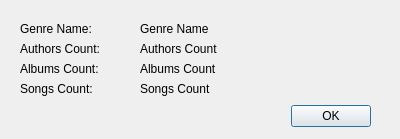
<?xml version="1.0" encoding="UTF-8"?>
<ui version="4.0">
 <class>GenreDiscriber</class>
 <widget class="QDialog" name="GenreDiscriber">
  <property name="geometry">
   <rect>
    <x>0</x>
    <y>0</y>
    <width>400</width>
    <height>139</height>
   </rect>
  </property>
  <property name="windowTitle">
   <string>Genre Information</string>
  </property>
  <widget class="QDialogButtonBox" name="buttonBox">
   <property name="geometry">
    <rect>
     <x>30</x>
     <y>100</y>
     <width>341</width>
     <height>32</height>
    </rect>
   </property>
   <property name="orientation">
    <enum>Qt::Horizontal</enum>
   </property>
   <property name="standardButtons">
    <set>QDialogButtonBox::Ok</set>
   </property>
  </widget>
  <widget class="QLabel" name="label">
   <property name="geometry">
    <rect>
     <x>20</x>
     <y>20</y>
     <width>121</width>
     <height>17</height>
    </rect>
   </property>
   <property name="text">
    <string>Genre Name:</string>
   </property>
  </widget>
  <widget class="QLabel" name="genreName">
   <property name="geometry">
    <rect>
     <x>140</x>
     <y>20</y>
     <width>201</width>
     <height>17</height>
    </rect>
   </property>
   <property name="text">
    <string>Genre Name</string>
   </property>
  </widget>
  <widget class="QLabel" name="label_2">
   <property name="geometry">
    <rect>
     <x>20</x>
     <y>40</y>
     <width>121</width>
     <height>17</height>
    </rect>
   </property>
   <property name="text">
    <string>Authors Count:</string>
   </property>
  </widget>
  <widget class="QLabel" name="authorsCount">
   <property name="geometry">
    <rect>
     <x>140</x>
     <y>40</y>
     <width>151</width>
     <height>17</height>
    </rect>
   </property>
   <property name="text">
    <string>Authors Count</string>
   </property>
  </widget>
  <widget class="QLabel" name="label_4">
   <property name="geometry">
    <rect>
     <x>20</x>
     <y>60</y>
     <width>121</width>
     <height>17</height>
    </rect>
   </property>
   <property name="text">
    <string>Albums Count:</string>
   </property>
  </widget>
  <widget class="QLabel" name="albumsCount">
   <property name="geometry">
    <rect>
     <x>140</x>
     <y>60</y>
     <width>181</width>
     <height>17</height>
    </rect>
   </property>
   <property name="text">
    <string>Albums Count</string>
   </property>
  </widget>
  <widget class="QLabel" name="label_3">
   <property name="geometry">
    <rect>
     <x>20</x>
     <y>80</y>
     <width>111</width>
     <height>17</height>
    </rect>
   </property>
   <property name="text">
    <string>Songs Count:</string>
   </property>
  </widget>
  <widget class="QLabel" name="songsCount">
   <property name="geometry">
    <rect>
     <x>140</x>
     <y>80</y>
     <width>161</width>
     <height>17</height>
    </rect>
   </property>
   <property name="text">
    <string>Songs Count</string>
   </property>
  </widget>
 </widget>
 <resources/>
 <connections>
  <connection>
   <sender>buttonBox</sender>
   <signal>accepted()</signal>
   <receiver>GenreDiscriber</receiver>
   <slot>accept()</slot>
   <hints>
    <hint type="sourcelabel">
     <x>248</x>
     <y>254</y>
    </hint>
    <hint type="destinationlabel">
     <x>157</x>
     <y>274</y>
    </hint>
   </hints>
  </connection>
 </connections>
</ui>
